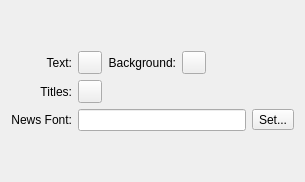
         <widget class="QWidget" name="fTabUiNews">
          <attribute name="title">
           <string>News</string>
          </attribute>
          <layout class="QVBoxLayout">
           <item>
            <spacer>
             <property name="orientation">
              <enum>Qt::Vertical</enum>
             </property>
             <property name="sizeHint" stdset="0">
              <size>
               <width>20</width>
               <height>40</height>
              </size>
             </property>
            </spacer>
           </item>
           <item>
            <layout class="QGridLayout">
             <item row="0" column="0">
              <widget class="QLabel" name="label_22">
               <property name="text">
                <string>Text:</string>
               </property>
               <property name="alignment">
                <set>Qt::AlignRight|Qt::AlignTrailing|Qt::AlignVCenter</set>
               </property>
              </widget>
             </item>
             <item row="1" column="0">
              <widget class="QLabel" name="label_24">
               <property name="text">
                <string>Titles:</string>
               </property>
               <property name="alignment">
                <set>Qt::AlignRight|Qt::AlignTrailing|Qt::AlignVCenter</set>
               </property>
              </widget>
             </item>
             <item row="2" column="0">
              <widget class="QLabel" name="label_25">
               <property name="text">
                <string>News Font:</string>
               </property>
               <property name="alignment">
                <set>Qt::AlignRight|Qt::AlignTrailing|Qt::AlignVCenter</set>
               </property>
              </widget>
             </item>
             <item row="0" column="1">
              <layout class="QHBoxLayout">
               <item>
                <widget class="QwcColorButton" name="fBtnIfNewsText">
                 <property name="text">
                  <string/>
                 </property>
                </widget>
               </item>
               <item>
                <widget class="QLabel" name="label_23">
                 <property name="text">
                  <string>Background:</string>
                 </property>
                 <property name="alignment">
                  <set>Qt::AlignRight|Qt::AlignTrailing|Qt::AlignVCenter</set>
                 </property>
                </widget>
               </item>
               <item>
                <widget class="QwcColorButton" name="fBtnIfNewsBack">
                 <property name="text">
                  <string/>
                 </property>
                </widget>
               </item>
               <item>
                <spacer>
                 <property name="orientation">
                  <enum>Qt::Horizontal</enum>
                 </property>
                 <property name="sizeHint" stdset="0">
                  <size>
                   <width>40</width>
                   <height>20</height>
                  </size>
                 </property>
                </spacer>
               </item>
              </layout>
             </item>
             <item row="1" column="1">
              <layout class="QHBoxLayout">
               <item>
                <widget class="QwcColorButton" name="fBtnIfNewsTitles">
                 <property name="text">
                  <string/>
                 </property>
                </widget>
               </item>
               <item>
                <spacer>
                 <property name="orientation">
                  <enum>Qt::Horizontal</enum>
                 </property>
                 <property name="sizeHint" stdset="0">
                  <size>
                   <width>40</width>
                   <height>20</height>
                  </size>
                 </property>
                </spacer>
               </item>
              </layout>
             </item>
             <item row="2" column="1">
              <widget class="QLineEdit" name="fIfNewsFont"/>
             </item>
             <item row="2" column="2">
              <widget class="QToolButton" name="fBtnIfNewsFont">
               <property name="text">
                <string>Set...</string>
               </property>
              </widget>
             </item>
            </layout>
           </item>
           <item>
            <spacer>
             <property name="orientation">
              <enum>Qt::Vertical</enum>
             </property>
             <property name="sizeHint" stdset="0">
              <size>
               <width>20</width>
               <height>40</height>
              </size>
             </property>
            </spacer>
           </item>
          </layout>
         </widget>
